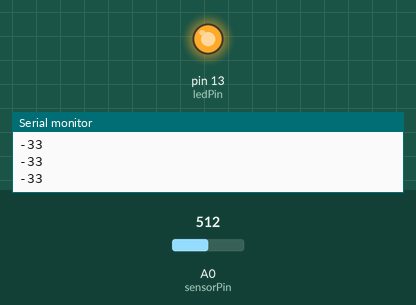
Simulated run of this program. Board: Arduino Uno, built with avr-gcc and run on an emulated ATmega328P. Parts: output pins drawn as LEDs (lit = HIGH), the last lines printed to the serial monitor. The test bench sets the inputs (shaded band); at power-on: A0 (sensorPin) = 512.

Above: at 1.2 s.
1.3 s: A0 (sensorPin) set to 482
At 1.6 s:
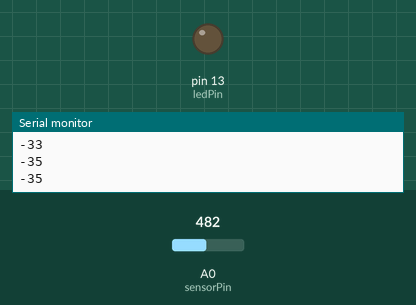
2.8 s: A0 (sensorPin) set to 510
At 4.0 s:
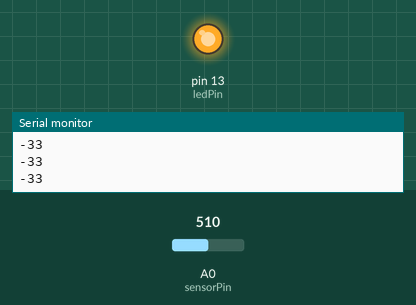
4.3 s: A0 (sensorPin) set to 490
At 5.4 s:
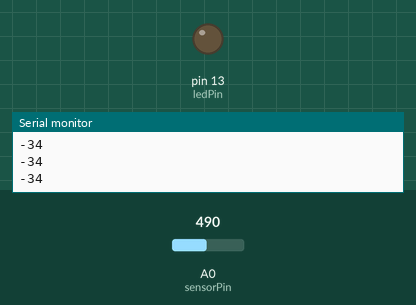
Timing chart, 0 to 7.3 s (numbered marks = the images above; inputs shaded):
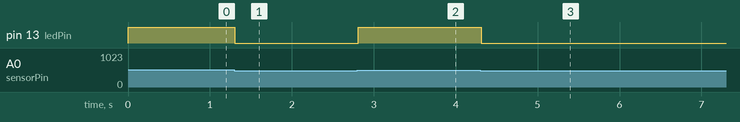

The program:

main.cpp
```cpp
#include "Arduino.h"

/* reads a potentiometer sensor and sends the reading over serial */

int sensorPin = A0; // the potentiometer is connected to analog pin 0
int ledPin    = 13; // the LED is connected to digital pin 13
int sensorValue;    // an integer variable to store the potentiometer reading

void setup( )
{
    pinMode( ledPin, OUTPUT );
    Serial.begin( 9600 );
}

void loop( )
{
    sensorValue = analogRead( sensorPin );

    if( sensorValue < 500 )
    {
        digitalWrite( ledPin, LOW );
    }
    else
    {
        digitalWrite( ledPin, HIGH );
    }
    delay( 100 ); // Pause in milliseconds

    // wants to be an int
    sensorValue = (int)map( sensorValue,
                       0,
                       1023,
                       -65,
                       0 ); // map to decibels, if expo knob... (-65.25) windows minimum

    Serial.println( sensorValue );
}

// #include "Arduino.h"

// #define LED_BUILTIN_13 ( 13u )

// void flash_helloWorld( void );
// void helloWorld( void );
// void h( void );

// int recvInt = 0;

// void setup( )
// {
//     // pinMode( LED_BUILTIN_13, OUTPUT );
//     // pinMode( A1, INPUT ); // 10-bit adc
//     Serial.begin( 9600 );
//     // Serial.setTimeout( 1 );
//     // while( !Serial.available( ) )
//     //     ;
// }

// int AdcVal = 0;
// void loop( )
// {
//     // while( !Serial.available( ) );

//     // int AdcVal = analogRead( A1 );
//     AdcVal = analogRead( A1 );
//     // ++AdcVal;
//     Serial.println( AdcVal );
//     delay( 50 );

//     // somefiltering/smoothing

//     // h();
//     // helloWorld( );
// }

// void flash_helloWorld( void )
// {
//     // recvInt = Serial.readString( ).toInt( );
//     Serial.println( recvInt++ );
//     Serial.println( "hello world" );
//     digitalWrite( LED_BUILTIN_13, HIGH );
//     delay( 500 );
//     digitalWrite( LED_BUILTIN_13, LOW );
//     delay( 500 );
// }

// void helloWorld( void )
// {
//     Serial.println( recvInt++ );
//     Serial.println( "hello world" );
//     delay( 500 );
// }

// void h( void )
// {
//     Serial.println( recvInt++ );
//     Serial.println( 'h' );
//     delay( 500 );
// }
```

Measured:
- the behaviour switches between 500 and 499 on A0 (sensorPin) (found by bisection; images 0 and 1)
- after the input at 1.3 s, pin 13 (ledPin): HIGH → LOW at once
- after the input at 2.8 s, pin 13 (ledPin): LOW → HIGH at once
- after the input at 4.3 s, pin 13 (ledPin): HIGH → LOW at once
